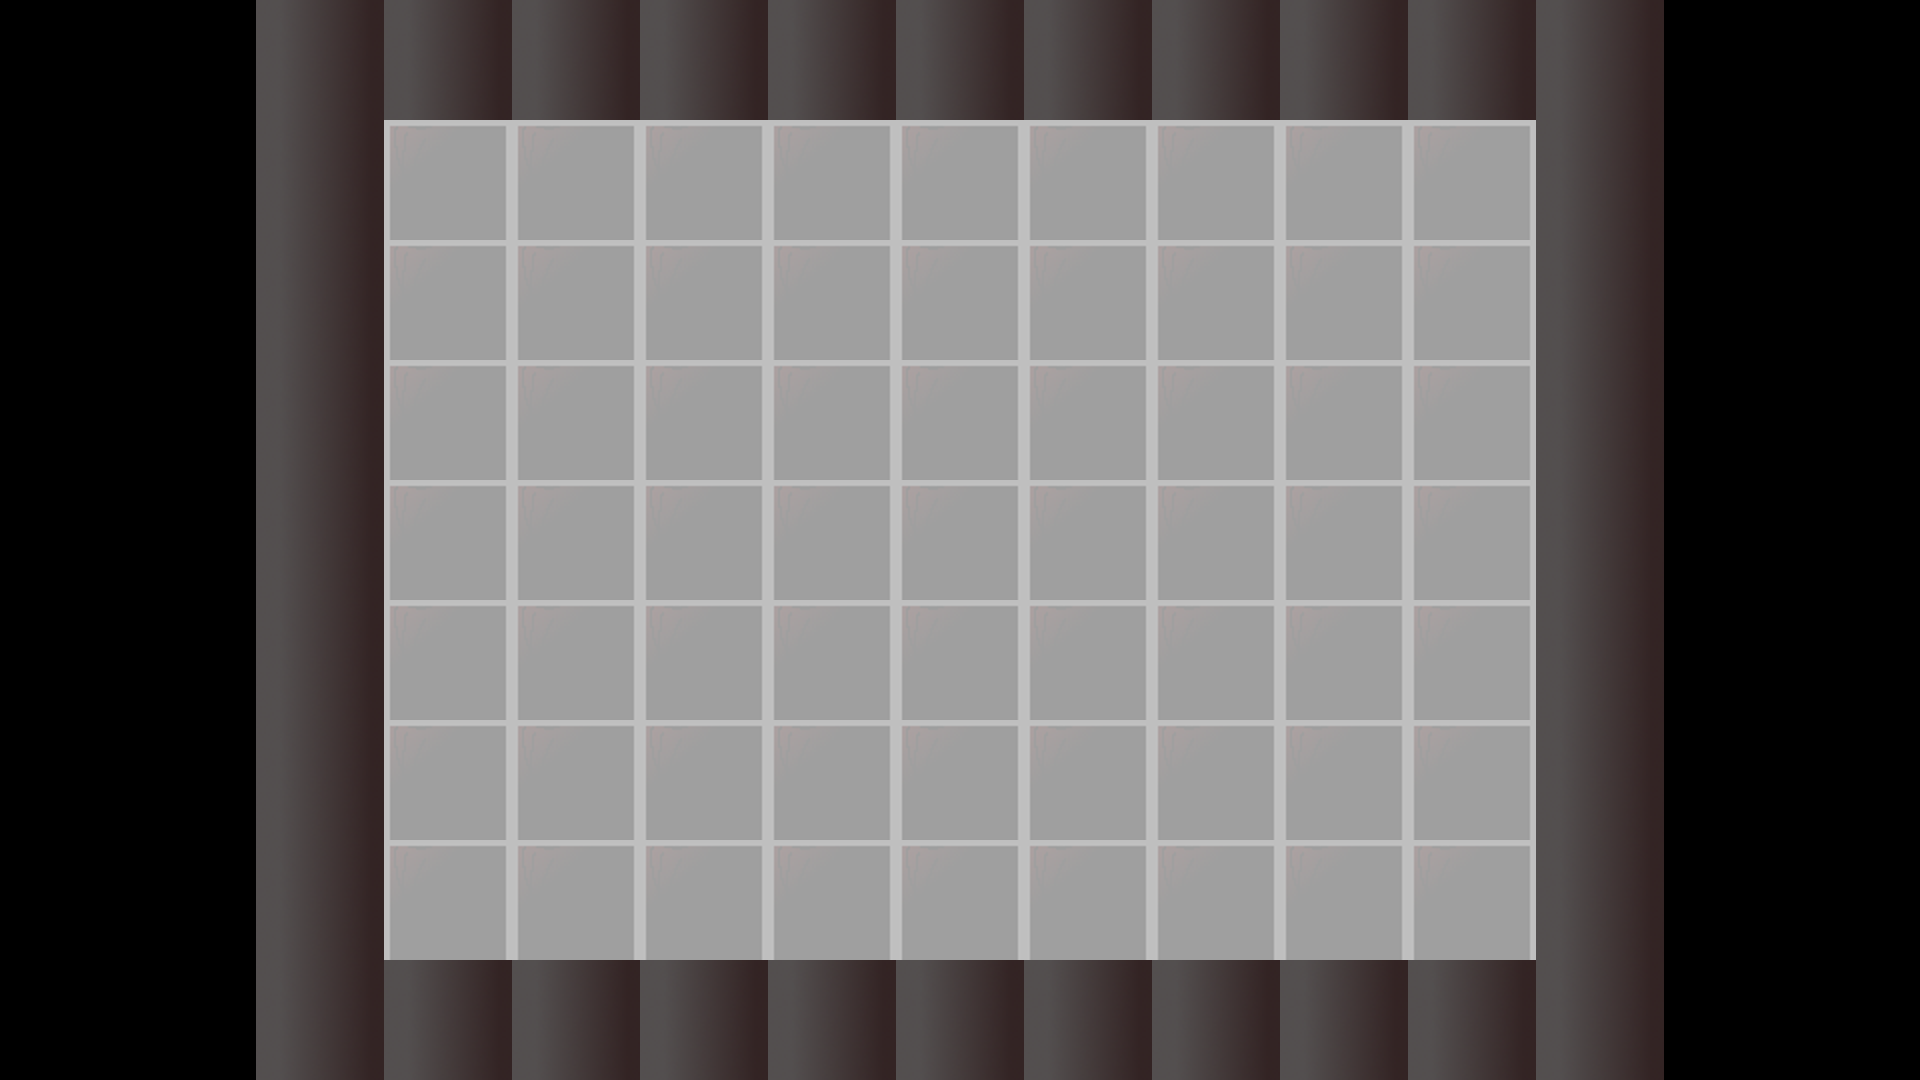

Below is a game level as drawn by its tile map, then a one-line description and the .tmx file that defines it, in full:
An orthogonal 15x9 tile map with 128x120 px tiles, 1 tile layer (Tile Layer 1).

<map version="1.2" tiledversion="1.2.4" orientation="orthogonal" renderorder="right-down" width="15" height="9" tilewidth="128" tileheight="120" infinite="0" nextlayerid="3" nextobjectid="1">
 <tileset firstgid="1" source="ship_placeholder.tsx" />
 <layer id="2" name="Tile Layer 1" width="15" height="9">
  <data encoding="csv">
0,0,1,1,1,1,1,1,1,1,1,1,1,0,0,
0,0,1,2,2,2,2,2,2,2,2,2,1,0,0,
0,0,1,2,2,2,2,2,2,2,2,2,1,0,0,
0,0,1,2,2,2,2,2,2,2,2,2,1,0,0,
0,0,1,2,2,2,2,2,2,2,2,2,1,0,0,
0,0,1,2,2,2,2,2,2,2,2,2,1,0,0,
0,0,1,2,2,2,2,2,2,2,2,2,1,0,0,
0,0,1,2,2,2,2,2,2,2,2,2,1,0,0,
0,0,1,1,1,1,1,1,1,1,1,1,1,0,0
</data>
 </layer>
</map>